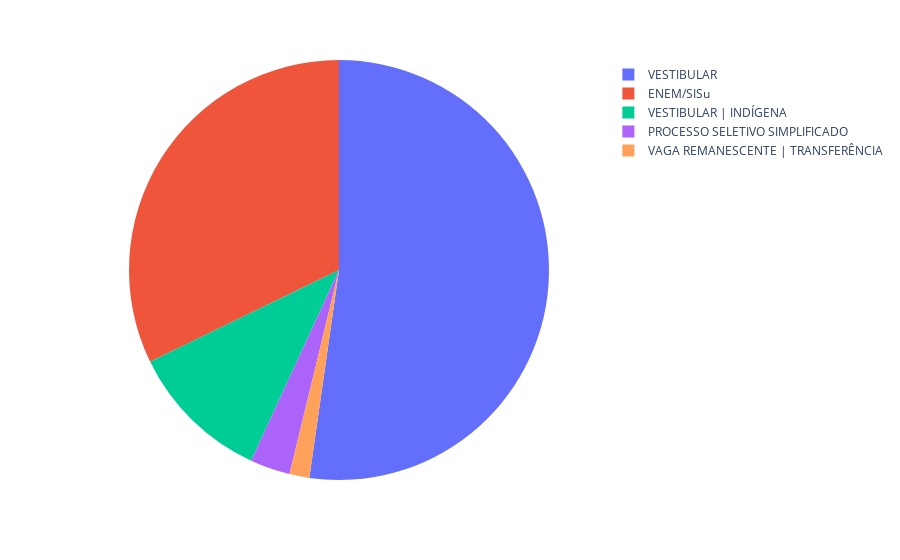

The code cell stored with this chart in its notebook:
### Code cell
import plotly.express as px
contagemm = tabela['forma_ingresso'].value_counts().reset_index()
contagemm.columns = ['forma_ingresso', 'contagemm']
top = contagemm.head(5)

grafico = px.pie(top, names='forma_ingresso', values='contagemm')
grafico.update_traces(textinfo='none')
grafico.show()

### Figure 1 — Plotly figure (JSON) as saved in the notebook; plotly's stock layout.template omitted (floating-point values rounded to 4 significant figures)
{"data": [{"domain": {"x": [0, 1], "y": [0, 1]}, "hovertemplate": "forma_ingresso=%{label}<br>contagemm=%{value}<extra></extra>", "labels": ["VESTIBULAR", "ENEM/SISu", "VESTIBULAR | INDÍGENA", "PROCESSO SELETIVO SIMPLIFICADO", "VAGA REMANESCENTE | TRANSFERÊNCIA"], "legendgroup": "", "name": "", "showlegend": true, "textinfo": "none", "type": "pie", "values": [6267, 3862, 1310, 370, 183]}], "layout": {"legend": {"tracegroupgap": 0}, "margin": {"t": 60}}}
